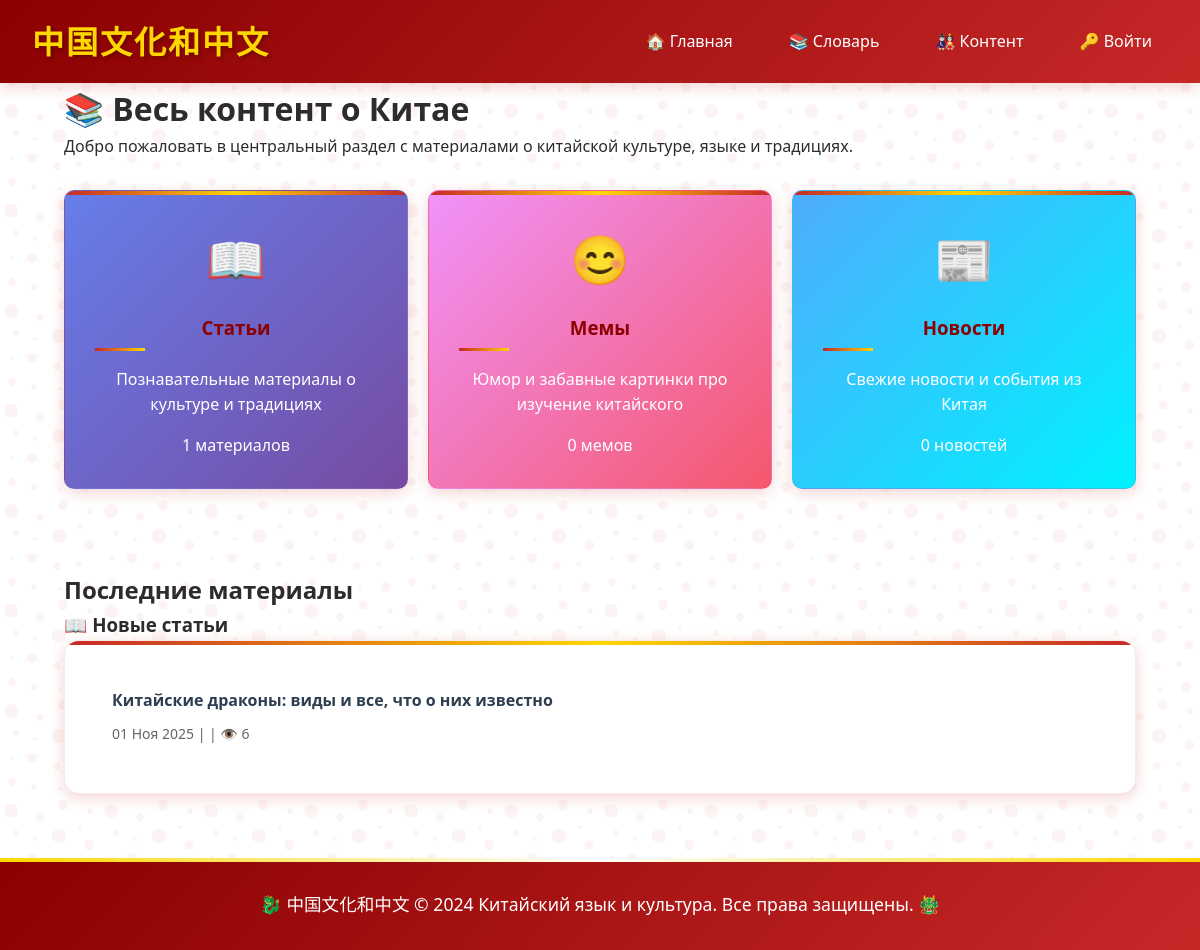
Page /content/ on the earlier database version.
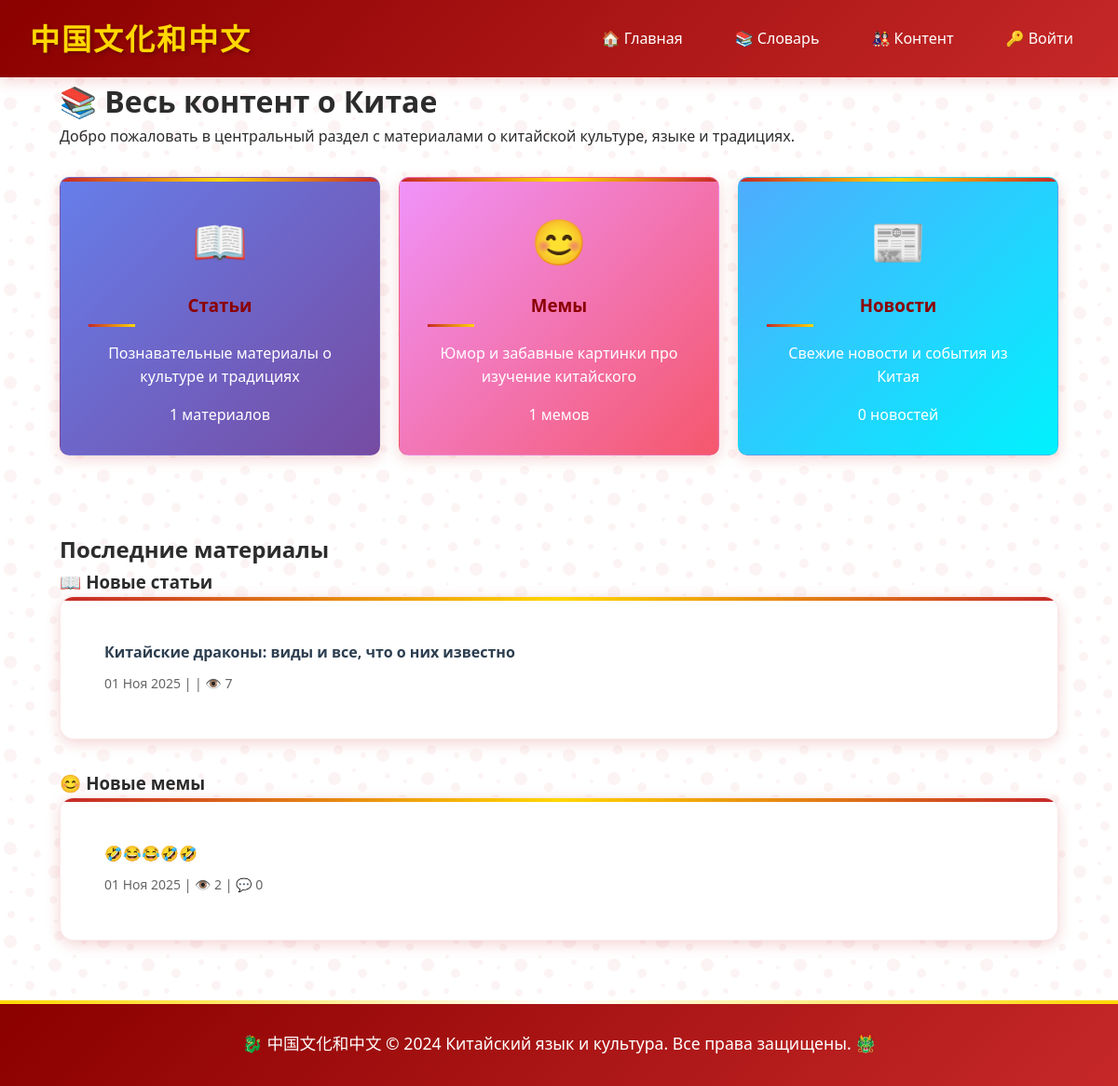
Same page on the later database version.
### apps/content/models.py (models this page shows, shortened)
class Article(models.Model):
    CONTENT_TYPES = [
        ('news', 'Новости'),
        ('article', 'Статья'),
        ('meme', 'Мем'),
    ]
    title = models.CharField(max_length=200, verbose_name="Заголовок")
    content = models.TextField(verbose_name="Содержание")
    content_type = models.CharField(
        max_length=20,
        choices=CONTENT_TYPES,
        default='article'
    )
    category = models.ForeignKey(
        Category,
        on_delete=models.CASCADE,
        null=True,
        blank=True
    )
    image = models.ImageField(upload_to='content/', blank=True, null=True)
    author = models.ForeignKey(
        User,
        on_delete=models.CASCADE,
        default=1
    )
    created_at = models.DateTimeField(auto_now_add=True)
    updated_at = models.DateTimeField(auto_now=True)
    is_published = models.BooleanField(default=True)
    views = models.IntegerField(default=0)
    class Meta:
        verbose_name = "Статья"
        verbose_name_plural = "Статьи"
        ordering = ['-created_at']

### apps/content/views.py (the view)
# urls.py: 2. Add a URL to urlpatterns:  path('', views.home, name='home')
def home(request):
    latest_articles = Article.objects.filter(
        content_type='article',
        is_published=True
    ).order_by('-created_at')[:3]
    latest_memes = Article.objects.filter(
        content_type='meme',
        is_published=True
    ).order_by('-created_at')[:3]
    latest_news = Article.objects.filter(
        content_type='news',
        is_published=True
    ).order_by('-created_at')[:3]
    return render(request, 'content/home.html', {
        'latest_articles': latest_articles,
        'latest_memes': latest_memes,
        'latest_news': latest_news
    })

### templates/content/home.html (shortened to what this page needs)
{% extends 'base.html' %}
{% block content %}
<div class="container">
    <h1>📚 Весь контент о Китае</h1>
    <p>Добро пожаловать в центральный раздел с материалами о китайской культуре, языке и традициях.</p>
    <div style="display: grid; grid-template-columns: repeat(auto-fit, minmax(300px, 1fr)); gap: 20px; margin: 30px 0;">
        <a href="{% url 'content:articles_list' %}" style="text-decoration: none;">
            <div class="card" style="background: linear-gradient(135deg, #667eea 0%, #764ba2 100%); color: white; padding: 30px; text-align: center; border-radius: 10px;">
                <div style="font-size: 48px; margin-bottom: 15px;">📖</div>
                <h3>Статьи</h3>
                <p>Познавательные материалы о культуре и традициях</p>
                <div style="margin-top: 15px;">
                    <span>{{ latest_articles|length }} материалов</span>
                </div>
            </div>
        </a>
        <a href="{% url 'content:memes_list' %}" style="text-decoration: none;">
            <div class="card" style="background: linear-gradient(135deg, #f093fb 0%, #f5576c 100%); color: white; padding: 30px; text-align: center; border-radius: 10px;">
                <div style="font-size: 48px; margin-bottom: 15px;">😊</div>
                <h3>Мемы</h3>
                <p>Юмор и забавные картинки про изучение китайского</p>
                <div style="margin-top: 15px;">
                    <span>{{ latest_memes|length }} мемов</span>
                </div>
            </div>
        </a>
        <a href="{% url 'content:news_list' %}" style="text-decoration: none;">
            <div class="card" style="background: linear-gradient(135deg, #4facfe 0%, #00f2fe 100%); color: white; padding: 30px; text-align: center; border-radius: 10px;">
                <div style="font-size: 48px; margin-bottom: 15px;">📰</div>
                <h3>Новости</h3>
                <p>Свежие новости и события из Китая</p>
                <div style="margin-top: 15px;">
                    <span>{{ latest_news|length }} новостей</span>
                </div>
            </div>
        </a>
    </div>
    <div style="margin-top: 50px;">
        <h2>Последние материалы</h2>
        {% if latest_articles %}
        <div style="margin-bottom: 30px;">
            <h3>📖 Новые статьи</h3>
            <div class="card">
                {% for article in latest_articles %}
                <div style="padding: 15px; border-bottom: 1px solid #eee; {% if forloop.last %}border-bottom: none;{% endif %}">
                    <h4 style="margin: 0 0 10px 0;">
                        <a href="{% url 'content:article_detail' article.id %}" style="text-decoration: none; color: #2c3e50;">
                            {{ article.title }}
                        </a>
                    </h4>
                    <p style="color: #666; margin: 0; font-size: 14px;">
                        {{ article.created_at|date:"d M Y" }} | {{ article.category.name }} | 👁️ {{ article.views }}
                    </p>
                </div>
                {% endfor %}
            </div>
        </div>
        {% endif %}
        {% if latest_memes %}
        <div style="margin-bottom: 30px;">
            <h3>😊 Новые мемы</h3>
            <div class="card">
                {% for meme in latest_memes %}
                <div style="padding: 15px; border-bottom: 1px solid #eee; {% if forloop.last %}border-bottom: none;{% endif %}">
                    <h4 style="margin: 0 0 10px 0;">
                        <a href="{% url 'content:article_detail' meme.id %}" style="text-decoration: none; color: #2c3e50;">
                            {{ meme.title }}
                        </a>
                    </h4>
                    <p style="color: #666; margin: 0; font-size: 14px;">
                        {{ meme.created_at|date:"d M Y" }} | 👁️ {{ meme.views }} | 💬 {{ meme.comments.count }}
                    </p>
                </div>
                {% endfor %}
            </div>
        </div>
        {% endif %}
    </div>
</div>
{% endblock %}

### templates/base.html (shortened to what this page needs)
<!DOCTYPE html>
<html lang="ru">
<head>
    {% load static %}
    <link rel="stylesheet" href="{% static 'css/style.css' %}">
</head>
<body class="dragon-pattern">
    <header>
        <nav>
            <div class="logo">
                <a href="{% url 'core:home' %}">中国文化和中文</a>
            </div>
            <ul class="nav-links">
                <li><a href="{% url 'core:home' %}">🏠 Главная</a></li>
                <li><a href="{% url 'dictionary:home' %}">📚 Словарь</a></li>
                <li><a href="{% url 'content:home' %}">🎎 Контент</a></li>
                {% if user.is_authenticated %}
                    <li><a href="{% url 'admin:index' %}">⚙️ Админка</a></li>
                    <li><a href="{% url 'logout' %}">🚪 Выйти ({{ user.username }})</a></li>
                {% else %}
                    <li><a href="{% url 'admin:index' %}">🔑 Войти</a></li>
                {% endif %}
            </ul>
        </nav>
    </header>
    <main class="container">
        {% block content %}
        {% endblock %}
    </main>
    <footer>
        <div class="container">
            <p>🐉 中国文化和中文 &copy; 2024 Китайский язык и культура. Все права защищены. 🐲</p>
        </div>
    </footer>
</body>
</html>

### static/css/style.css (style rules this page uses)
* { margin: 0; padding: 0; box-sizing: border-box; }
:root { --primary-red: #c62828; --dark-red: #8b0000; --light-red: #ff5252; --gold: #ffd700; --dark-gold: #b8860b; --black: #2c2c2c; --white: #ffffff; --cream: #fffaf0; --dark-cream: #f5f5dc; --shadow: 0 4px 15px rgba(198, 40, 40, 0.2); }
body { font-family: 'Segoe UI', Tahoma, Geneva, Verdana, sans-serif; line-height: 1.6; color: var(--black); background: linear-gradient(135deg, var(--cream) 0%, var(--dark-cream) 100%); min-height: 100vh; }
header { background: linear-gradient(135deg, var(--dark-red) 0%, var(--primary-red) 100%); box-shadow: var(--shadow); position: sticky; top: 0; z-index: 1000; }
nav { max-width: 1200px; margin: 0 auto; padding: 1rem 2rem; display: flex; justify-content: space-between; align-items: center; }
nav .logo a { font-size: 2rem; font-weight: bold; color: var(--gold); text-decoration: none; text-shadow: 2px 2px 4px rgba(0, 0, 0, 0.3); letter-spacing: 2px; }
nav .nav-links { display: flex; list-style: none; gap: 1.5rem; }
nav .nav-links a { color: var(--white); text-decoration: none; padding: 0.5rem 1rem; border-radius: 25px; transition: all 0.3s ease; position: relative; font-weight: 500; }
nav .nav-links a::before { content: "•"; position: absolute; left: -10px; color: var(--gold); opacity: 0; transition: opacity 0.3s ease; }
.card { background: var(--white); border-radius: 15px; padding: 2rem; margin-bottom: 2rem; box-shadow: var(--shadow); border: 1px solid rgba(198, 40, 40, 0.1); position: relative; overflow: hidden; }
.card::before { content: ""; position: absolute; top: 0; left: 0; right: 0; height: 4px; background: linear-gradient(90deg, var(--primary-red), var(--gold), var(--primary-red)); }
.card h1, .card h2, .card h3 { color: var(--dark-red); margin-bottom: 1rem; position: relative; padding-bottom: 0.5rem; }
.card h1::after, .card h2::after, .card h3::after { content: ""; position: absolute; bottom: 0; left: 0; width: 50px; height: 3px; background: linear-gradient(90deg, var(--primary-red), var(--gold)); }
.container { max-width: 1200px; margin: 0 auto; padding: 0 2rem; }
main { padding: 2rem 0; min-height: calc(100vh - 200px); }
footer { background: linear-gradient(135deg, var(--dark-red) 0%, var(--primary-red) 100%); color: var(--white); padding: 2rem 0; margin-top: 4rem; position: relative; }
footer::before { content: ""; position: absolute; top: 0; left: 0; right: 0; height: 4px; background: linear-gradient(90deg, var(--gold), var(--white), var(--gold)); }
footer .container { text-align: center; }
footer p { margin: 0; font-size: 1.1rem; }
.card, .meme-item, .news-item, .article-item { animation: fadeInUp 0.6s ease-out; }

Differences in the rows shown:
changed Article "Китайские драконы: виды и все, что о них известно": views "6" → "7"
added Article: title "🤣😂😂🤣🤣", created_at "01 Ноя 2025", views "2", comments.count "0", shown under "😊 Новые мемы"
Other differences:
{{ latest_memes|length }}: "0" → "1"
text now shown: "😊 Новые мемы"
